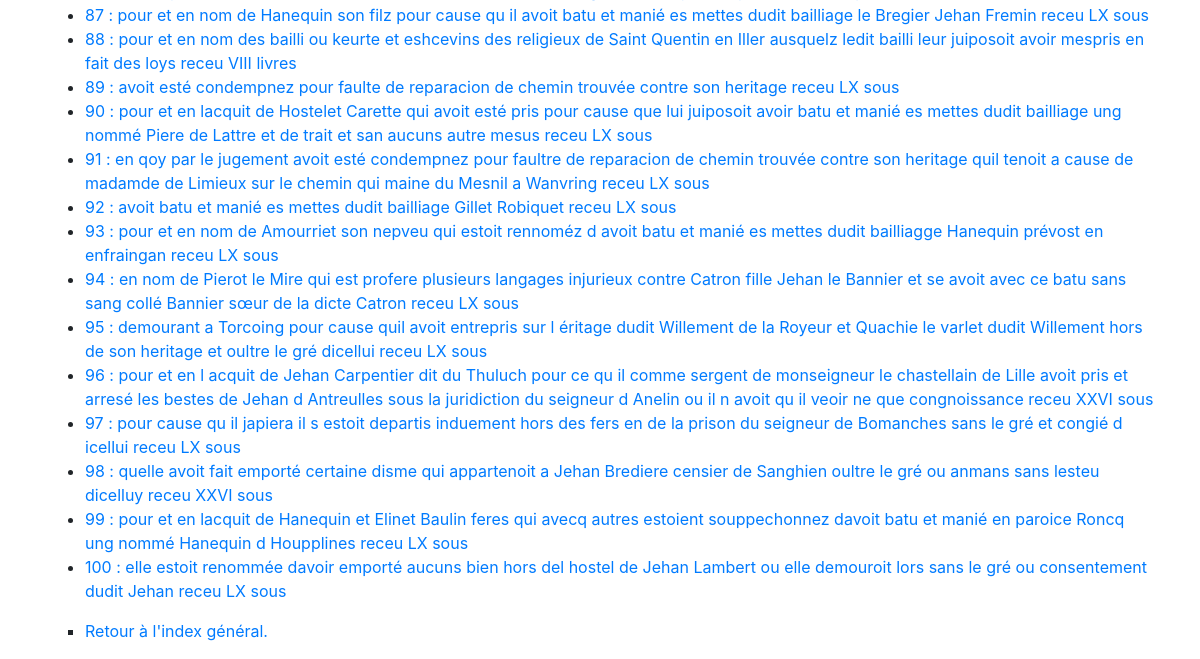
The page /Index/amendes/ (lower part) on the database as committed earlier.
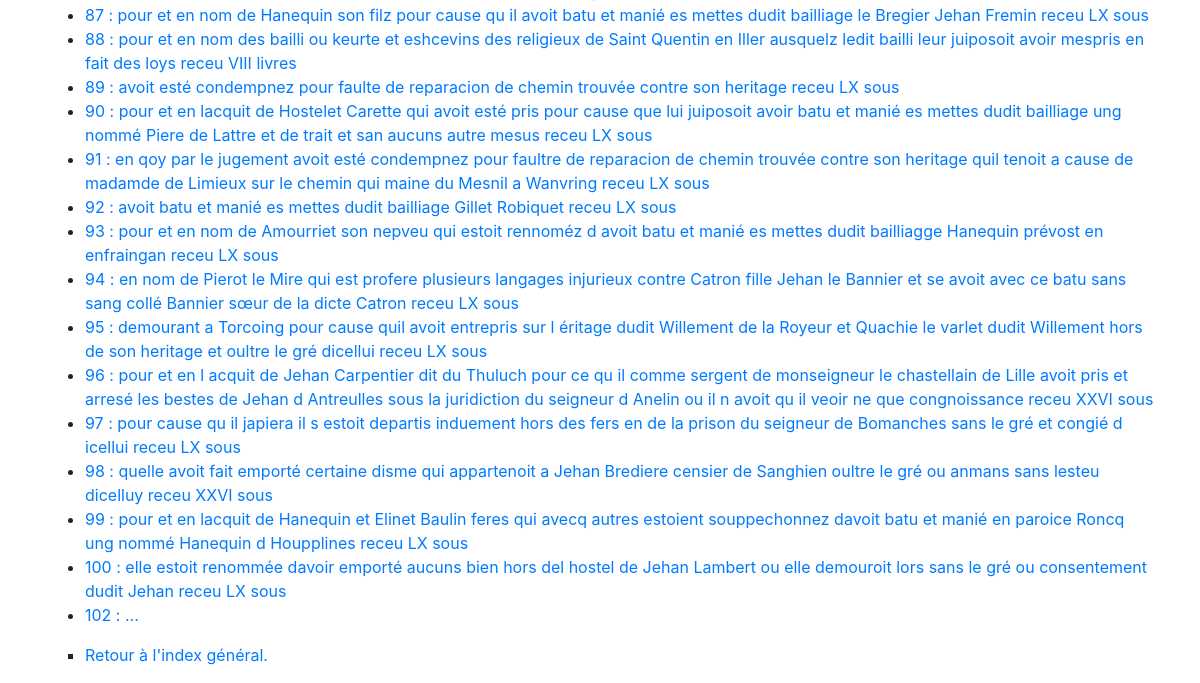
The same page on the database as committed later.
### app/modeles/donnees.py (models this page shows, shortened)
class Amendes(db.Model):
    amendes_id = db.Column(db.Integer, primary_key=True, unique=True, nullable=False, autoincrement=True)
    amendes_source_id = db.Column(db.Integer)
    amendes_montant = db.Column(db.Text)
    amendes_type = db.Column(db.Text)
    amendes_franche_verite = db.Column(db.Text)
    amendes_transcription = db.Column(db.Text)
    authorships = db.relationship("Authorship", back_populates="amende")

### app/routes/__init__.py (the view)
@app.route("/Index/amendes/")
def index_amendes():
    amendes = Amendes.query.all()
    return render_template("pages/Index_amendes.html", amendes=amendes)

### app/templates/pages/Index_amendes.html (shortened to what this page needs)
{% extends "conteneur.html" %}
{% block corps %}
<p>
        <ul>
            {% for amende in amendes %}
                <li><a href="{{url_for('amende', amendes_id=amende.amendes_id)}}">{{amende.amendes_id}} : {{amende.amendes_transcription}}</a></li>
            {% endfor %}
        </ul>
<ul type="square">
    <li><a href="{{url_for('index')}}">Retour à l'index général.</a></li>
</p>
{% endblock %}

Rows that differ between the two databases and show on the page:
added Amendes: amendes_id "102", amendes_transcription "..."
